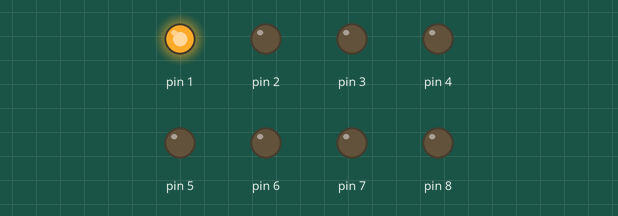
This sketch was run on a simulated Arduino Uno, built with avr-gcc and run on an emulated ATmega328P. Shown: output pins drawn as LEDs (lit = HIGH).

Above: at 0.15 s.
At 0.75 s:
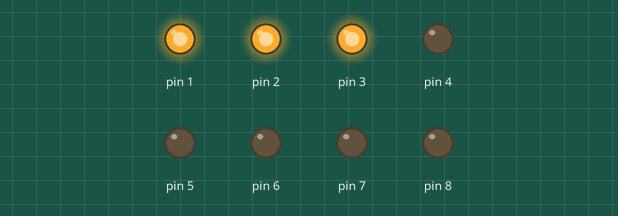
At 1.35 s:
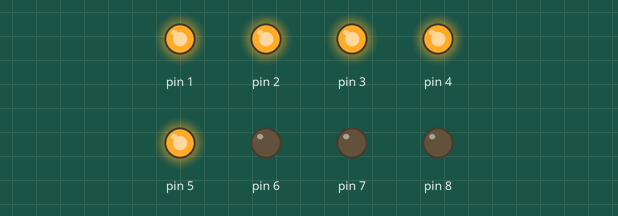
At 2.85 s:
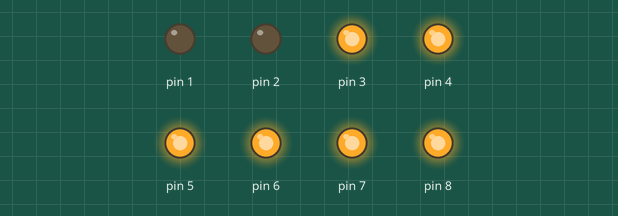
At 4.35 s:
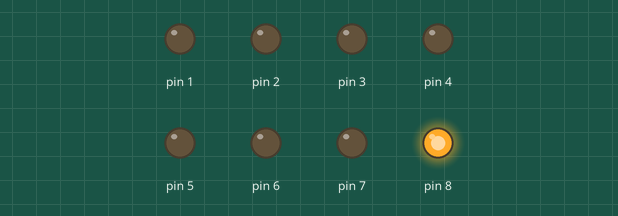
At 5.85 s:
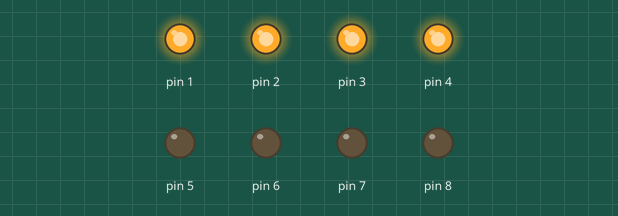
Timing chart, 0 to 6.2 s (numbered marks = the images above):
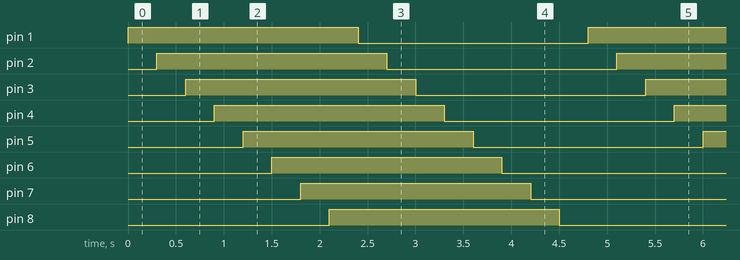

The sketch:

led_flowing_lights.ino
```cpp
// C++ code
// Author: Rohan Mridha
// EEE-23, KUET
unsigned char LED;
void setup()
{
  // Loop to set pins 1 through 8 as outputs
  for (LED = 1; LED <= 8; LED++)
  {
    pinMode(LED, OUTPUT);
  }
}
void loop() {

  // Turn LEDs on one by one
  for (LED = 1; LED <= 8; LED++) {
    digitalWrite(LED, HIGH);
    delay(300);
  }

  // Turn LEDs off one by one
  for (LED = 1; LED <= 8; LED++) {
    digitalWrite(LED, LOW);
    delay(300);
  }
}
```

Measured:
- by itself, pin 1–8: alternates HIGH for 2.4 s and LOW for 2.4 s
- by itself, everything shown: repeats every 4.8 s, in 16 steps
